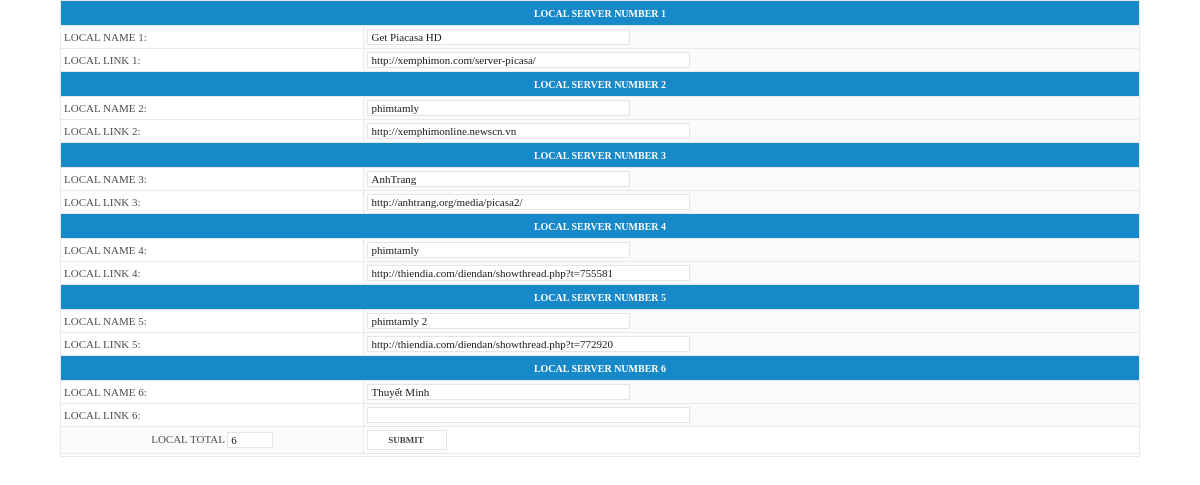
The app's page /admincp/index.php?act=local (signed in) with its own data.
### tables this page shows
CREATE TABLE IF NOT EXISTS `table_local` (
  `local_id` int(10)  AUTO_INCREMENT,
  `local_name` varchar(255)  DEFAULT '',
  `local_link` varchar(255)  DEFAULT '',
  PRIMARY KEY (`local_id`)
);

### inc/init.php (called while the page is built, shortened)
<?php
include('_dbconnect.php');
$mysql = new mysql;
?>

### inc/_dbconnect.php (called while the page is built, shortened)
<?php
class mysql {
	function query($input){
		$q = @mysql_query($input) or $this->show_error("<b>Lỗi MySQL Query</b> : ".mysql_error(),$input);
		return $q;
	}
	function fetch_array($query_id, $type=MYSQL_BOTH){
		$fa = @mysql_fetch_array($query_id,$type);
		return $fa;
	}
}
?>

### inc/_functions.php (called while the page is built, shortened)
<?php
function get_total($table,$f1,$f2 = '') {
	global $mysql, $tb_prefix;
	$q = "SELECT COUNT($f1) FROM ".$tb_prefix.$table;
	$q .= ($f2)?" ".$f2:'';
	$tt = $mysql->fetch_array($mysql->query($q));
	return $tt[0];
}
?>

### inc/_config.php (called while the page is built, shortened)
<?php
$tb_prefix			= 'table_';
include("init.php");
?>

### admincp/local.php (the view, shortened to what this page needs)
<?php
$q = $mysql->query("SELECT * FROM ".$tb_prefix."local ORDER BY local_id ASC");
$total = get_total('local','local_id');
if (!$_POST['submit']) {
    ?>
    <form method="post">
    <table cellspacing="0" width="90%" class=border>
        <?php $i = 1;
        while ($r = $mysql->fetch_array($q)) {
        ?>
        <tr><td colspan=2 align=center class=title>LOCAL SERVER NUMBER <?=$i?></td></tr>
        <tr><td class=fr>LOCAL NAME <?php echo $i; ?>:</td><td class=fr_2><input name="local_name_[<?php echo $r['local_id'];?>]" size="40" value="<?php echo $r['local_name'];?>"></td></tr>
        <tr><td class=fr>LOCAL LINK <?php echo $i; ?>:</td><td class=fr_2><input name="local_link_[<?php echo $r['local_id'];?>]" size="50" value="<?php echo $r['local_link'];?>"></td></tr>
		<?php $i++; } ?>
        <tr><td align="center" class=fr_2>LOCAL TOTAL <input size=4 name="local_total" value="<?php echo $total;?>" onclick="this.select()"></td><td class=fr><input type="submit" value="SUBMIT" name=submit class=submit></td></tr>
        <tr><td colspan=2>
        </td></tr>
    </td></tr>
    </table>
    <?php
    }
?>

### admincp/index.php (shortened to what this page needs)
<?php
include("../inc/_config.php");
include("../inc/_functions.php");
?>
<html>
<head>
<link rel=stylesheet href="style.css" type=text/css>
</head>
<?php
if ($act) echo '<table cellspacing="0" align="center" cellpadding="0" width="100%"><tr><td align="center" width="100%">';
switch($act){
	case "local":				include("local.php");break;
}
	?>
</html>

### admincp/style.css (style rules this page uses)
Table,Tr,Td { Font-size: 11px; Font-family: Verdana; border-collapse: collapse; }
Input,Textarea,Button,Select { Font-family: Verdana; Font-size: 11px; border: 1px solid #E5E5E5; vertical-align:middle; padding-left:3px; margin:0; background: #FFF; color: #1D1D1D; }
form { margin: 0; padding:0 }
.border { border: #E9E9E9 1px solid; }
.submit { COLOR: #454545; font-weight: bold; border: 1 solid #DDDDDD; background-color: #FFF; font-size: 9px; font-family: Verdana; height: 20px; width: 80px; }
.title { background-color: #1788C8; padding: 3px; color: #FFF; font-size: 10px; font-family: Verdana; font-weight: bold; height: 25px; }
.fr, .fr_2 { border: 1px solid #E9E9E9; padding: 3px; background-color: #FFF; }
.fr_2 { background-color: #FBFBFB; }

### records on screen
table_local: local_name "Get Piacasa HD", local_link "http://xemphimon.com/server-picasa/"
table_local: local_name "phimtamly", local_link "http://xemphimonline.newscn.vn"
table_local: local_name "AnhTrang", local_link "http://anhtrang.org/media/picasa2/"
table_local: local_name "phimtamly", local_link "http://thiendia.com/diendan/showthread.php?t=755581"
table_local: local_name "phimtamly 2", local_link "http://thiendia.com/diendan/showthread.php?t=772920"
table_local: local_name "Thuyết Minh"
